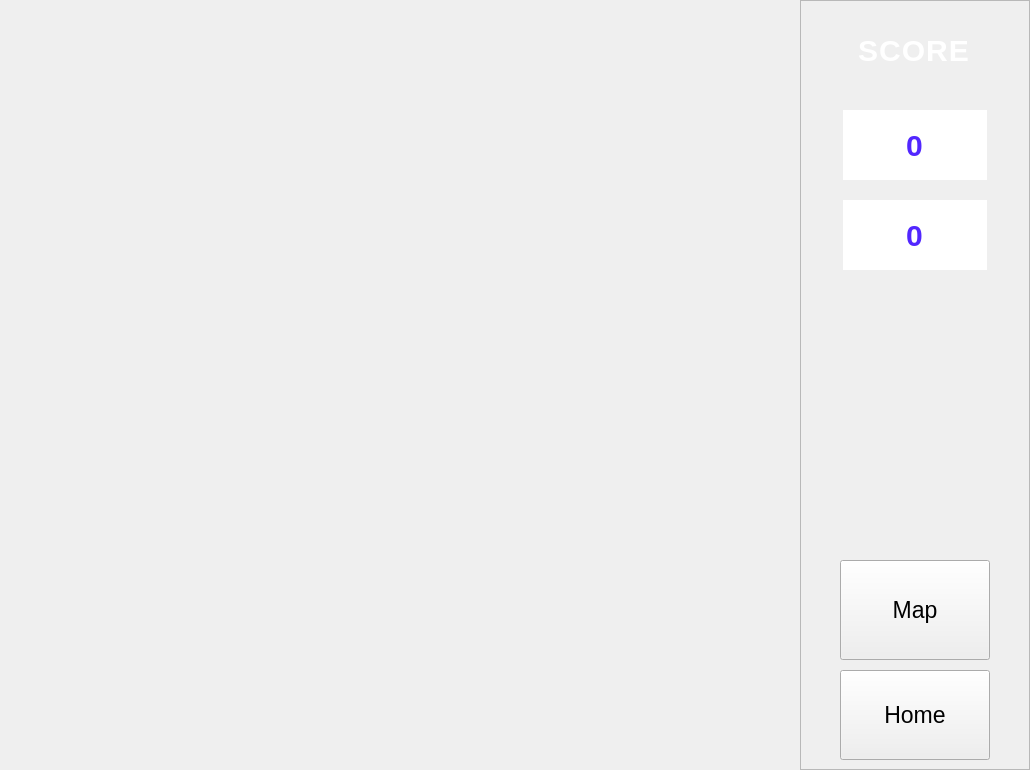
<?xml version="1.0" encoding="UTF-8"?>
<ui version="4.0">
 <class>GamePage</class>
 <widget class="QWidget" name="GamePage">
  <property name="geometry">
   <rect>
    <x>0</x>
    <y>0</y>
    <width>1030</width>
    <height>770</height>
   </rect>
  </property>
  <property name="windowTitle">
   <string>Form</string>
  </property>
  <property name="styleSheet">
   <string notr="true"/>
  </property>
  <widget class="QFrame" name="frame">
   <property name="geometry">
    <rect>
     <x>800</x>
     <y>0</y>
     <width>230</width>
     <height>770</height>
    </rect>
   </property>
   <property name="styleSheet">
    <string notr="true">QLabel {
    color: #ffffff;
    font-size: 30px;
    font-weight: 600;
    letter-spacing: 1px;
    padding: 8px;
    text-align: center;
}</string>
   </property>
   <property name="frameShape">
    <enum>QFrame::Shape::StyledPanel</enum>
   </property>
   <property name="frameShadow">
    <enum>QFrame::Shadow::Raised</enum>
   </property>
   <widget class="QLabel" name="scoreTextLabel">
    <property name="geometry">
     <rect>
      <x>14</x>
      <y>10</y>
      <width>200</width>
      <height>80</height>
     </rect>
    </property>
    <property name="font">
     <font>
      <pointsize>-1</pointsize>
      <fontweight>DemiBold</fontweight>
     </font>
    </property>
    <property name="styleSheet">
     <string notr="true">QLabel#label {
    color: rgb(25, 25, 25);
    font-size: 60px;
    font-weight: bold;
}</string>
    </property>
    <property name="text">
     <string>SCORE</string>
    </property>
    <property name="alignment">
     <set>Qt::AlignmentFlag::AlignCenter</set>
    </property>
   </widget>
   <widget class="QPushButton" name="map">
    <property name="geometry">
     <rect>
      <x>40</x>
      <y>560</y>
      <width>150</width>
      <height>100</height>
     </rect>
    </property>
    <property name="font">
     <font>
      <pointsize>17</pointsize>
     </font>
    </property>
    <property name="text">
     <string>Map</string>
    </property>
   </widget>
   <widget class="QPushButton" name="home">
    <property name="geometry">
     <rect>
      <x>40</x>
      <y>670</y>
      <width>150</width>
      <height>90</height>
     </rect>
    </property>
    <property name="font">
     <font>
      <pointsize>17</pointsize>
     </font>
    </property>
    <property name="text">
     <string>Home</string>
    </property>
   </widget>
   <widget class="QLabel" name="scoreLabel">
    <property name="geometry">
     <rect>
      <x>43</x>
      <y>110</y>
      <width>144</width>
      <height>70</height>
     </rect>
    </property>
    <property name="font">
     <font>
      <pointsize>-1</pointsize>
      <fontweight>DemiBold</fontweight>
     </font>
    </property>
    <property name="styleSheet">
     <string notr="true">QLabel {
        background-color: rgb(255, 255, 255);
        color: rgb(82, 39, 255);
}</string>
    </property>
    <property name="text">
     <string>0</string>
    </property>
    <property name="alignment">
     <set>Qt::AlignmentFlag::AlignCenter</set>
    </property>
   </widget>
   <widget class="QLabel" name="timer">
    <property name="geometry">
     <rect>
      <x>43</x>
      <y>200</y>
      <width>144</width>
      <height>70</height>
     </rect>
    </property>
    <property name="font">
     <font>
      <pointsize>-1</pointsize>
      <fontweight>DemiBold</fontweight>
     </font>
    </property>
    <property name="styleSheet">
     <string notr="true">QLabel {
        background-color: rgb(255, 255, 255);
        color: rgb(82, 39, 255);
}</string>
    </property>
    <property name="text">
     <string>0</string>
    </property>
    <property name="alignment">
     <set>Qt::AlignmentFlag::AlignCenter</set>
    </property>
   </widget>
   <widget class="QLabel" name="label_2">
    <property name="geometry">
     <rect>
      <x>30</x>
      <y>180</y>
      <width>151</width>
      <height>61</height>
     </rect>
    </property>
    <property name="font">
     <font>
      <pointsize>-1</pointsize>
      <fontweight>DemiBold</fontweight>
     </font>
    </property>
    <property name="styleSheet">
     <string notr="true">QLabel#label {
    color: #ffffff;
    font-size: 28px;
    font-weight: bold;
}</string>
    </property>
    <property name="text">
     <string>TIMER</string>
    </property>
    <property name="alignment">
     <set>Qt::AlignmentFlag::AlignCenter</set>
    </property>
   </widget>
   <widget class="QLabel" name="rightGameFrame">
    <property name="geometry">
     <rect>
      <x>-10</x>
      <y>-10</y>
      <width>245</width>
      <height>840</height>
     </rect>
    </property>
    <property name="styleSheet">
     <string notr="true"/>
    </property>
    <property name="text">
     <string/>
    </property>
    <property name="pixmap">
     <pixmap resource="resources.qrc">:/images/assets/right_game_frame.jpg</pixmap>
    </property>
    <property name="scaledContents">
     <bool>true</bool>
    </property>
   </widget>
   <zorder>label_2</zorder>
   <zorder>rightGameFrame</zorder>
   <zorder>scoreTextLabel</zorder>
   <zorder>map</zorder>
   <zorder>home</zorder>
   <zorder>scoreLabel</zorder>
   <zorder>timer</zorder>
  </widget>
  <widget class="QLabel" name="questionLabel">
   <property name="geometry">
    <rect>
     <x>110</x>
     <y>40</y>
     <width>550</width>
     <height>150</height>
    </rect>
   </property>
   <property name="font">
    <font>
     <pointsize>20</pointsize>
     <bold>true</bold>
    </font>
   </property>
   <property name="styleSheet">
    <string notr="true"/>
   </property>
   <property name="text">
    <string/>
   </property>
   <property name="alignment">
    <set>Qt::AlignmentFlag::AlignLeading|Qt::AlignmentFlag::AlignLeft|Qt::AlignmentFlag::AlignTop</set>
   </property>
   <property name="wordWrap">
    <bool>true</bool>
   </property>
  </widget>
 </widget>
 <resources>
  <include location="resources.qrc"/>
 </resources>
 <connections/>
</ui>
